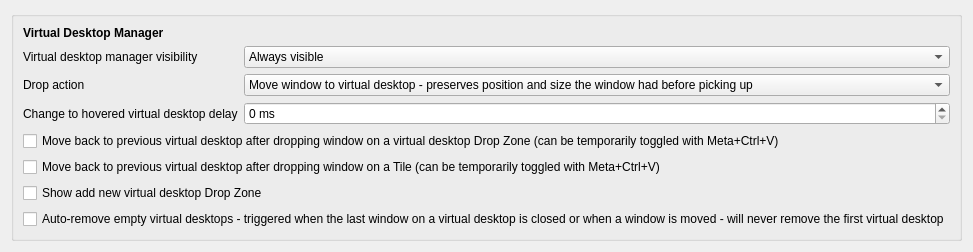
     <widget class="QWidget" name="tab_3">
      <attribute name="icon">
       <iconset theme="edit-select-all"/>
      </attribute>
      <attribute name="title">
       <string>Popup Grid - Tab 2</string>
      </attribute>
      <layout class="QVBoxLayout" name="verticalLayout_23">
       <item>
        <widget class="QGroupBox" name="groupBox_14">
         <property name="title">
          <string/>
         </property>
         <layout class="QVBoxLayout" name="verticalLayout_24">
          <item>
           <widget class="QLabel" name="label_10">
            <property name="text">
             <string>&lt;html&gt;&lt;head/&gt;&lt;body&gt;&lt;p&gt;&lt;span style=&quot; font-weight:700;&quot;&gt;Virtual Desktop Manager&lt;/span&gt;&lt;/p&gt;&lt;/body&gt;&lt;/html&gt;</string>
            </property>
           </widget>
          </item>
          <item>
           <layout class="QFormLayout" name="formLayout_8">
            <item row="0" column="0">
             <widget class="QLabel" name="label_12">
              <property name="text">
               <string>Virtual desktop manager visibility</string>
              </property>
             </widget>
            </item>
            <item row="0" column="1">
             <widget class="QComboBox" name="kcfg_virtualDesktopVisibility">
              <property name="sizePolicy">
               <sizepolicy hsizetype="Expanding" vsizetype="Fixed">
                <horstretch>0</horstretch>
                <verstretch>0</verstretch>
               </sizepolicy>
              </property>
              <item>
               <property name="text">
                <string>Always visible</string>
               </property>
              </item>
              <item>
               <property name="text">
                <string>Always visible but tiler is hidden - becomes a pure virtual desktop manager</string>
               </property>
              </item>
              <item>
               <property name="text">
                <string>Auto - only visible when at least 2 virtual desktops exist</string>
               </property>
              </item>
              <item>
               <property name="text">
                <string>Hidden</string>
               </property>
              </item>
             </widget>
            </item>
            <item row="2" column="0">
             <widget class="QLabel" name="label_47">
              <property name="text">
               <string>Change to hovered virtual desktop delay</string>
              </property>
             </widget>
            </item>
            <item row="2" column="1">
             <widget class="QSpinBox" name="kcfg_virtualDesktopHoverTime">
              <property name="sizePolicy">
               <sizepolicy hsizetype="MinimumExpanding" vsizetype="Fixed">
                <horstretch>0</horstretch>
                <verstretch>0</verstretch>
               </sizepolicy>
              </property>
              <property name="suffix">
               <string> ms</string>
              </property>
              <property name="maximum">
               <number>5000</number>
              </property>
              <property name="singleStep">
               <number>100</number>
              </property>
             </widget>
            </item>
            <item row="1" column="0">
             <widget class="QLabel" name="label_61">
              <property name="text">
               <string>Drop action</string>
              </property>
             </widget>
            </item>
            <item row="1" column="1">
             <widget class="QComboBox" name="kcfg_virtualDesktopDropAction">
              <property name="sizePolicy">
               <sizepolicy hsizetype="Expanding" vsizetype="Fixed">
                <horstretch>0</horstretch>
                <verstretch>0</verstretch>
               </sizepolicy>
              </property>
              <item>
               <property name="text">
                <string>Move window to virtual desktop - preserves position and size the window had before picking up</string>
               </property>
              </item>
              <item>
               <property name="text">
                <string>Maximize window on virtual desktop</string>
               </property>
              </item>
             </widget>
            </item>
           </layout>
          </item>
          <item>
           <widget class="QCheckBox" name="kcfg_moveBackOnDrop">
            <property name="text">
             <string>Move back to previous virtual desktop after dropping window on a virtual desktop Drop Zone (can be temporarily toggled with Meta+Ctrl+V)</string>
            </property>
           </widget>
          </item>
          <item>
           <widget class="QCheckBox" name="kcfg_moveBackOnTile">
            <property name="text">
             <string>Move back to previous virtual desktop after dropping window on a Tile (can be temporarily toggled with Meta+Ctrl+V)</string>
            </property>
           </widget>
          </item>
          <item>
           <widget class="QCheckBox" name="kcfg_showAddVirtualDesktopButton">
            <property name="text">
             <string>Show add new virtual desktop Drop Zone</string>
            </property>
           </widget>
          </item>
          <item>
           <widget class="QCheckBox" name="kcfg_autoRemoveEmptyVirtualDesktops">
            <property name="text">
             <string>Auto-remove empty virtual desktops - triggered when the last window on a virtual desktop is closed or when a window is moved - will never remove the first virtual desktop</string>
            </property>
           </widget>
          </item>
         </layout>
        </widget>
       </item>
       <item>
        <spacer name="verticalSpacer_4">
         <property name="orientation">
          <enum>Qt::Orientation::Vertical</enum>
         </property>
         <property name="sizeType">
          <enum>QSizePolicy::Policy::MinimumExpanding</enum>
         </property>
         <property name="sizeHint" stdset="0">
          <size>
           <width>0</width>
           <height>0</height>
          </size>
         </property>
        </spacer>
       </item>
      </layout>
     </widget>
